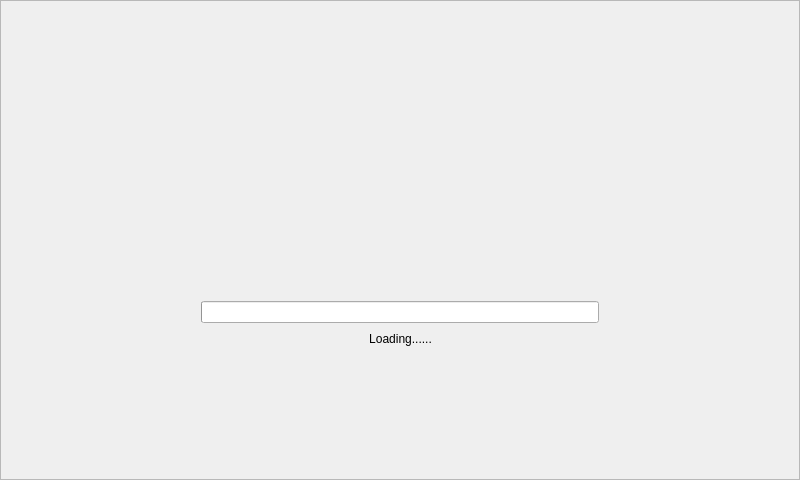
<?xml version="1.0" encoding="UTF-8"?>
<ui version="4.0">
 <class>LaunchWidget</class>
 <widget class="QWidget" name="LaunchWidget">
  <property name="geometry">
   <rect>
    <x>0</x>
    <y>0</y>
    <width>800</width>
    <height>480</height>
   </rect>
  </property>
  <property name="windowTitle">
   <string>Form</string>
  </property>
  <layout class="QVBoxLayout" name="verticalLayout">
   <property name="spacing">
    <number>0</number>
   </property>
   <property name="leftMargin">
    <number>0</number>
   </property>
   <property name="topMargin">
    <number>0</number>
   </property>
   <property name="rightMargin">
    <number>0</number>
   </property>
   <property name="bottomMargin">
    <number>0</number>
   </property>
   <item>
    <widget class="QFrame" name="lanchFrame">
     <property name="styleSheet">
      <string notr="true"/>
     </property>
     <property name="frameShape">
      <enum>QFrame::StyledPanel</enum>
     </property>
     <property name="frameShadow">
      <enum>QFrame::Raised</enum>
     </property>
     <layout class="QVBoxLayout" name="verticalLayout_2">
      <property name="leftMargin">
       <number>0</number>
      </property>
      <property name="topMargin">
       <number>0</number>
      </property>
      <property name="rightMargin">
       <number>0</number>
      </property>
      <property name="bottomMargin">
       <number>0</number>
      </property>
      <item>
       <spacer name="verticalSpacer">
        <property name="orientation">
         <enum>Qt::Vertical</enum>
        </property>
        <property name="sizeType">
         <enum>QSizePolicy::Fixed</enum>
        </property>
        <property name="sizeHint" stdset="0">
         <size>
          <width>20</width>
          <height>300</height>
         </size>
        </property>
       </spacer>
      </item>
      <item>
       <layout class="QHBoxLayout" name="horizontalLayout">
        <property name="spacing">
         <number>0</number>
        </property>
        <item>
         <spacer name="horizontalSpacer">
          <property name="orientation">
           <enum>Qt::Horizontal</enum>
          </property>
          <property name="sizeType">
           <enum>QSizePolicy::Fixed</enum>
          </property>
          <property name="sizeHint" stdset="0">
           <size>
            <width>200</width>
            <height>20</height>
           </size>
          </property>
         </spacer>
        </item>
        <item>
         <widget class="QProgressBar" name="progressBar_launch">
          <property name="maximum">
           <number>10</number>
          </property>
          <property name="value">
           <number>-1</number>
          </property>
          <property name="textVisible">
           <bool>false</bool>
          </property>
         </widget>
        </item>
        <item>
         <spacer name="horizontalSpacer_2">
          <property name="orientation">
           <enum>Qt::Horizontal</enum>
          </property>
          <property name="sizeType">
           <enum>QSizePolicy::Fixed</enum>
          </property>
          <property name="sizeHint" stdset="0">
           <size>
            <width>200</width>
            <height>20</height>
           </size>
          </property>
         </spacer>
        </item>
       </layout>
      </item>
      <item>
       <layout class="QHBoxLayout" name="horizontalLayout_2">
        <property name="spacing">
         <number>0</number>
        </property>
        <item>
         <spacer name="horizontalSpacer_3">
          <property name="orientation">
           <enum>Qt::Horizontal</enum>
          </property>
          <property name="sizeHint" stdset="0">
           <size>
            <width>40</width>
            <height>20</height>
           </size>
          </property>
         </spacer>
        </item>
        <item>
         <widget class="QLabel" name="label_message">
          <property name="styleSheet">
           <string notr="true"/>
          </property>
          <property name="text">
           <string>Loading......</string>
          </property>
          <property name="alignment">
           <set>Qt::AlignCenter</set>
          </property>
          <property name="margin">
           <number>0</number>
          </property>
         </widget>
        </item>
        <item>
         <spacer name="horizontalSpacer_4">
          <property name="orientation">
           <enum>Qt::Horizontal</enum>
          </property>
          <property name="sizeHint" stdset="0">
           <size>
            <width>40</width>
            <height>20</height>
           </size>
          </property>
         </spacer>
        </item>
       </layout>
      </item>
      <item>
       <spacer name="verticalSpacer_2">
        <property name="orientation">
         <enum>Qt::Vertical</enum>
        </property>
        <property name="sizeType">
         <enum>QSizePolicy::Expanding</enum>
        </property>
        <property name="sizeHint" stdset="0">
         <size>
          <width>20</width>
          <height>40</height>
         </size>
        </property>
       </spacer>
      </item>
     </layout>
    </widget>
   </item>
  </layout>
 </widget>
 <resources/>
 <connections/>
</ui>
